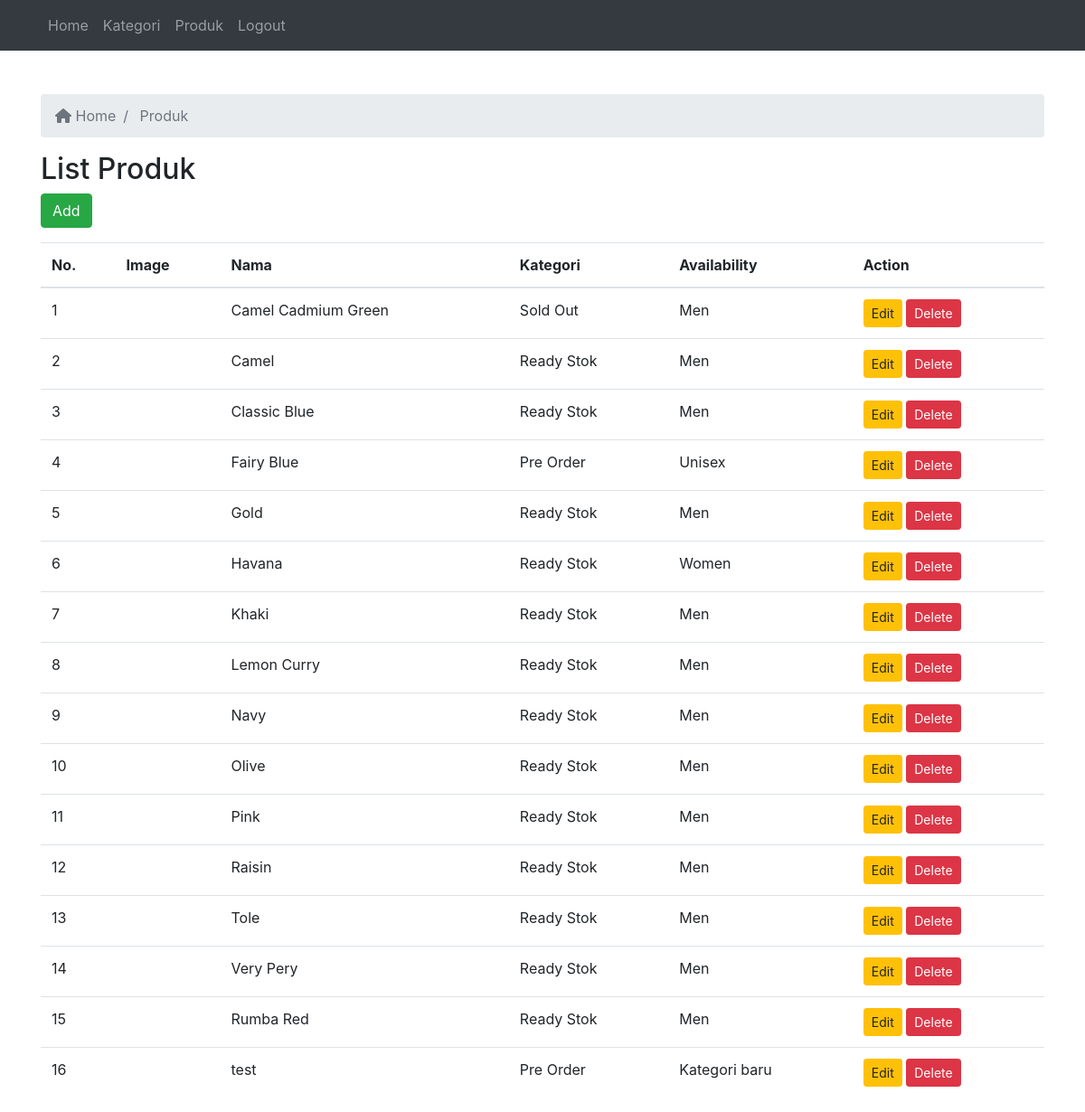
Screenshot of /admin_keewa/adminpanel/produk.php (signed in) with the database file from the repository.
### tables this page shows
CREATE TABLE `produk` (
  `id` int(11) NOT NULL,
  `kategori_id` int(11) DEFAULT NULL,
  `nama` varchar(225) DEFAULT NULL,
  `foto` varchar(255) DEFAULT NULL,
  `detail` text DEFAULT NULL,
  `ketersediaan_stok` enum('ready_stok','sold_out','pre_order') DEFAULT 'ready_stok'
);

CREATE TABLE `kategori` (
  `id` int(11) NOT NULL,
  `nama` varchar(100) DEFAULT NULL
);

### admin_keewa/adminpanel/produk.php (the view, shortened to what this page needs)
<?php
require "../koneksi.php";
$queryProduk = mysqli_query($con, "SELECT * FROM produk");
?>
<!DOCTYPE html>
<html lang="en">
<head>
    <link rel="stylesheet" href="https://maxcdn.bootstrapcdn.com/bootstrap/4.0.0/css/bootstrap.min.css">
    <link rel="stylesheet" href="../fontawesome/css/fontawesome.min.css">
</head>
<body>
    <?php require "navbar.php"; ?>
    <div class="container mt-5">
        <nav aria-label="breadcrumb">
            <ol class="breadcrumb">
                <li class="breadcrumb-item active" aria-current="page">
                    <a href="../adminpanel" class="no-decoration text-muted">
                        <i class="fas fa-home"></i> Home
                    </a>
                </li>
                <li class="breadcrumb-item active" aria-curent="page">
                    Produk
                </li>
            </ol>
        </nav>
        <div class="mt-3">
            <h2>List Produk</h2>
            <button class="btn btn-success mb-3" data-toggle="modal" data-target="#addProductModal">
                Add
            </button>
            <table class="table">
                <thead>
                    <tr>
                        <th>No.</th>
                        <th>Image</th>
                        <th>Nama</th>
                        <th>Kategori</th>
                        <th>Availability</th>
                        <th>Action</th>
                    </tr>
                </thead>
                <tbody>
                    <?php
                    $jumlah = 1;
                    while ($data = mysqli_fetch_array($queryProduk)) {
                    ?>
                        <tr>
                            <td><?php echo $jumlah; ?></td>
                            <td><img src="<?php echo $data['foto'] ?>" alt="" class="img-fluid" style="height: 50px;"></td>
                            <td><?php echo $data['nama']; ?></td>
                            <?php
                            $availibilityAlias = '';
                            if ($data['ketersediaan_stok'] == 'ready_stok') {
                                $availibilityAlias = 'Ready Stok';
                            } else if ($data['ketersediaan_stok'] == 'pre_order') {
                                $availibilityAlias = 'Pre Order';
                            } else if ($data['ketersediaan_stok'] == 'sold_out') {
                                $availibilityAlias = 'Sold Out';
                            }
                            ?>
                            <td><?php echo $availibilityAlias; ?></td>
                            <td>
                                <?php
                                $queryCategoryName = mysqli_query($con, "SELECT nama FROM kategori WHERE id = " . $data['kategori_id']);
                                if ($categoryData = mysqli_fetch_assoc($queryCategoryName)) {
                                    echo $categoryData['nama'];
                                } else {
                                    echo "Category not found";
                                }
                                ?>
                            </td>
                            <td>
                                <button class="btn btn-warning btn-sm" data-toggle="modal" data-target="#editProductModal<?php echo $data['id']; ?>">
                                    Edit
                                </button>
                                <button class="btn btn-danger btn-sm" data-toggle="modal" data-target="#deleteProductModal<?php echo $data['id']; ?>">
                                    Delete
                                </button>
                            </td>
                        </tr>
                    <?php
                        $jumlah++;
                    }
                    ?>
                </tbody>
            </table>
        </div>
    </div>
</body>
</html>

### admin_keewa/adminpanel/navbar.php (shortened to what this page needs)
<nav class="navbar navbar-expand-lg navbar-dark bg-dark">
  <div class="container">
    <div class="collapse navbar-collapse" id="navbarTogglerDemo02">
      <ul class="navbar-nav me-auto mb-2 mb-lg-0">
        <li class="nav-item me-4">
            <a class="nav-link" href="../adminpanel">Home</a>
        </li>
        <li class="nav-item me-4">
            <a class="nav-link" href="kategori.php">Kategori</a>
        </li>
        <li class="nav-item me-4">
            <a class="nav-link" href="produk.php">Produk</a>
        </li>
        <li class="nav-item me-4">
            <a class="nav-link" href="logout.php">Logout</a>
        </li>
      </ul>
    </div>
  </div>
</nav>

### admin_keewa/adminpanel/produk.php (style rules this page uses)
.no-decoration { text-decoration: none; }

### rows the page displays
produk: nama "Camel Cadmium Green", ketersediaan_stok "Sold Out", kategori.nama "Men"
produk: nama "Camel", ketersediaan_stok "Ready Stok", kategori.nama "Men"
produk: nama "Classic Blue", ketersediaan_stok "Ready Stok", kategori.nama "Men"
produk: nama "Fairy Blue", ketersediaan_stok "Pre Order", kategori.nama "Unisex"
produk: nama "Gold", ketersediaan_stok "Ready Stok", kategori.nama "Men"
produk: nama "Havana", ketersediaan_stok "Ready Stok", kategori.nama "Women"
produk: nama "Khaki", ketersediaan_stok "Ready Stok", kategori.nama "Men"
produk: nama "Lemon Curry", ketersediaan_stok "Ready Stok", kategori.nama "Men"
produk: nama "Navy", ketersediaan_stok "Ready Stok", kategori.nama "Men"
produk: nama "Olive", ketersediaan_stok "Ready Stok", kategori.nama "Men"
produk: nama "Pink", ketersediaan_stok "Ready Stok", kategori.nama "Men"
produk: nama "Raisin", ketersediaan_stok "Ready Stok", kategori.nama "Men"
produk: nama "Tole", ketersediaan_stok "Ready Stok", kategori.nama "Men"
produk: nama "Very Pery", ketersediaan_stok "Ready Stok", kategori.nama "Men"
produk: nama "Rumba Red", ketersediaan_stok "Ready Stok", kategori.nama "Men"
produk: nama "test", ketersediaan_stok "Pre Order", kategori.nama "Kategori baru"
